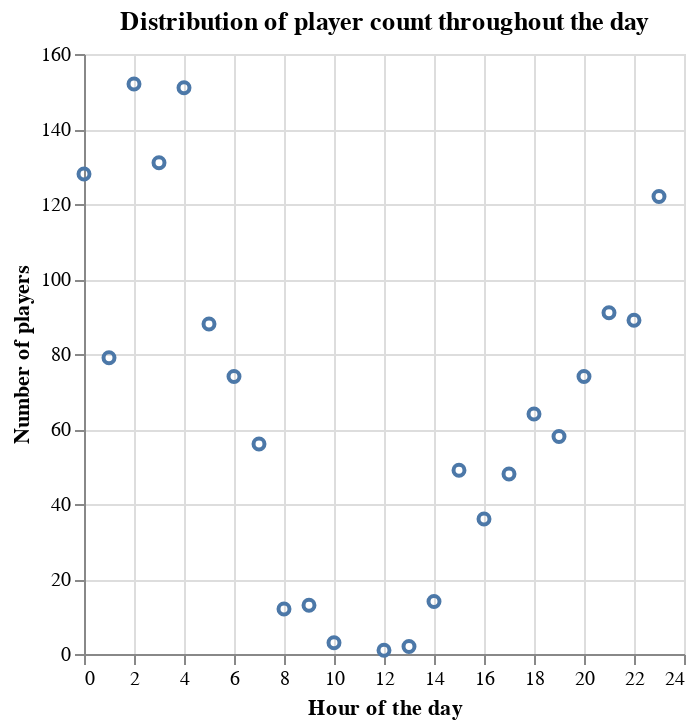

Notebook code cell kept with this figure:
### Code cell
hours_scatter = alt.Chart(sessions_data).mark_point().encode(
    x=alt.X('start_hour').title('Hour of the day'),
    y=alt.Y('count()').title('Number of players')
).properties(title='Distribution of player count throughout the day')
hours_scatter

### Figure 1 — Vega specification as saved in the notebook (floating-point values rounded to 4 significant figures)
{"$schema": "https://vega.github.io/schema/vega/v5.json", "data": [{"name": "source_0", "values": [{"__count": 64, "start_hour": 18}, {"__count": 122, "start_hour": 23}, {"__count": 48, "start_hour": 17}, {"__count": 131, "start_hour": 3}, {"__count": 36, "start_hour": 16}, {"__count": 49, "start_hour": 15}, {"__count": 56, "start_hour": 7}, {"__count": 152, "start_hour": 2}, {"__count": 88, "start_hour": 5}, {"__count": 79, "start_hour": 1}, {"__count": 128, "start_hour": 0}, {"__count": 58, "start_hour": 19}, {"__count": 91, "start_hour": 21}, {"__count": 74, "start_hour": 6}, {"__count": 151, "start_hour": 4}, {"__count": 89, "start_hour": 22}, {"__count": 12, "start_hour": 8}, {"__count": 74, "start_hour": 20}, {"__count": 14, "start_hour": 14}, {"__count": 13, "start_hour": 9}, {"__count": 3, "start_hour": 10}, {"__count": 1, "start_hour": 12}, {"__count": 2, "start_hour": 13}]}, {"name": "source_0_x_domain_start_hour", "values": [{"min": 0, "max": 23}]}, {"name": "source_0_y_domain___count", "values": [{"min": 1, "max": 152}]}], "marks": [{"type": "symbol", "name": "marks", "from": {"data": "source_0"}, "encode": {"update": {"y": {"field": "__count", "scale": "y"}, "stroke": {"value": "#4c78a8"}, "x": {"field": "start_hour", "scale": "x"}, "fill": {"value": "transparent"}}}, "style": ["point"]}], "scales": [{"name": "x", "type": "linear", "domain": [{"signal": "(data(\"source_0_x_domain_start_hour\")[0] || {}).min"}, {"signal": "(data(\"source_0_x_domain_start_hour\")[0] || {}).max"}], "range": [0, {"signal": "width"}], "nice": true, "zero": true}, {"name": "y", "type": "linear", "domain": [{"signal": "(data(\"source_0_y_domain___count\")[0] || {}).min"}, {"signal": "(data(\"source_0_y_domain___count\")[0] || {}).max"}], "range": [{"signal": "height"}, 0], "zero": true, "nice": true}], "axes": [{"scale": "x", "ticks": false, "zindex": 0, "grid": true, "labels": false, "maxExtent": 0, "minExtent": 0, "domain": false, "tickCount": {"signal": "ceil(width/40)"}, "orient": "bottom", "gridScale": "y", "aria": false}, {"scale": "y", "maxExtent": 0, "gridScale": "x", "tickCount": {"signal": "ceil(height/40)"}, "labels": false, "minExtent": 0, "ticks": false, "orient": "left", "domain": false, "aria": false, "grid": true, "zindex": 0}, {"scale": "x", "labelOverlap": true, "title": "Hour of the day", "labelFlush": true, "orient": "bottom", "tickCount": {"signal": "ceil(width/40)"}, "grid": false, "zindex": 0}, {"scale": "y", "zindex": 0, "title": "Number of players", "labelOverlap": true, "tickCount": {"signal": "ceil(height/40)"}, "orient": "left", "grid": false}], "title": {"text": "Distribution of player count throughout the day", "frame": "group"}, "style": "cell", "padding": 5, "width": 300, "background": "white", "height": 300}
